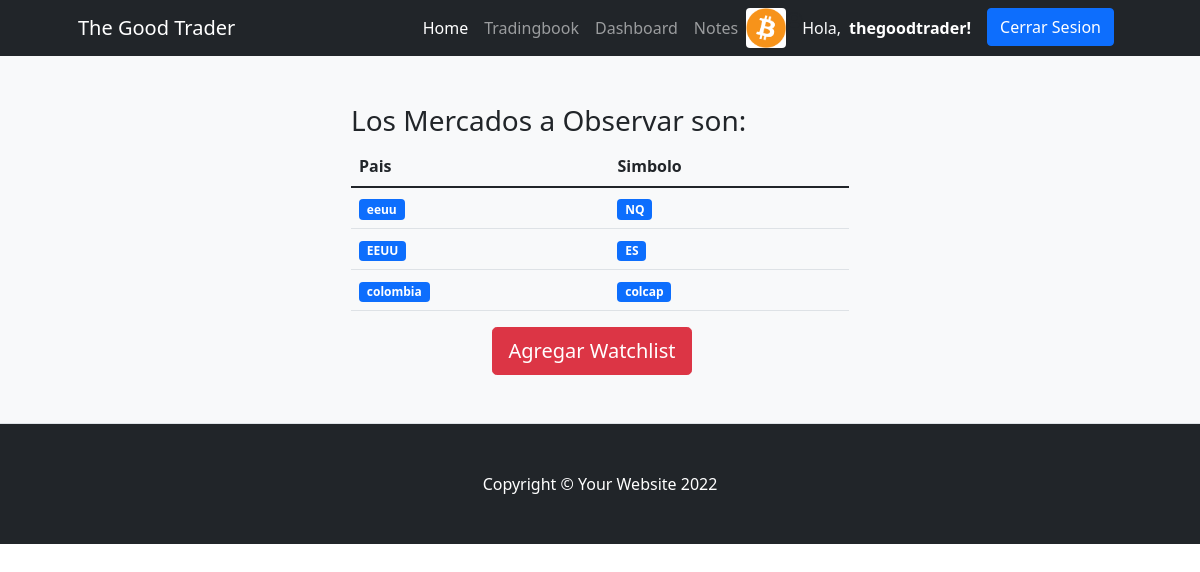
/markets/ (signed in), run on the app's committed database.
### tradingbookapp/models.py (models this page shows)
class Avatar(models.Model):
    usuario = models.OneToOneField(User, on_delete=models.CASCADE)
    imagen = models.ImageField(upload_to='avatar/',blank=True,null=True)

class  Market(models.Model):
    pais = models.CharField("pais a donde pertenece",max_length=30)
    simbolo = models.CharField("Simbolo a observar",max_length=30)

### tradingbookapp/views.py (the view)
# urls.py: path('markets/',views.Markets,name="Markets"),
def Markets(request):
    markets = Market.objects.all()
    ctx = {'markets':markets}
    return render(request,'tradingbookapp/markets.html',ctx)

### tradingbookapp/templates/tradingbookapp/markets.html (shortened to what this page needs)
{% extends "tradingbookapp/base.html" %}
{%block contenidopagina%}
<section class="bg-light py-5 border-bottom">
    <div class="container px-5">
        <div class="row gx-5 justify-content-center">
            <div class="col-lg-6">
                <h3>Los Mercados a Observar son:</h3>
                <table class="table">
                    <thead>
                        <th scope="col">Pais</th>
                        <th scope="col">Simbolo</th>
                    </thead>
                    <ul class= "list-group list-group-numbered">
                        {% for market in markets  %}
                        <tr>
                            <td><span class= "badge bg-primary rounded-pill>">{{market.pais}}</td></span>
                            <td><span class= "badge bg-primary rounded-pill>">{{market.simbolo}}</td></span>
                        </tr>
                        {% endfor %}
                    </ul>
                </table>
                <div class="d-grid gap-3 d-sm-flex justify-content-sm-center">
                    <a class="btn btn-danger btn-lg px-3 me-sm-3" href="{%url 'crear_mercados' %}">Agregar Watchlist</a>
                </div>
            </div>
        </div>
    </div>
</section>
{%endblock%}

### tradingbookapp/templates/tradingbookapp/base.html (shortened to what this page needs)
{% load static %}
<!DOCTYPE html>
<html lang="en">
    <head>
        <link href="https://cdn.jsdelivr.net/npm/bootstrap-icons@1.4.1/font/bootstrap-icons.css" rel="stylesheet" />
        <link href="{% static 'css/styles.css' %}"  rel="stylesheet" />
    </head>
    <body>
        <nav class="navbar navbar-expand-lg navbar-dark bg-dark">
            <div class="container px-5">
                <a class="navbar-brand" href="{%url 'Home' %}">The Good Trader</a>
                <div class="collapse navbar-collapse" id="navbarSupportedContent">
                    <ul class="navbar-nav ms-auto mb-2 mb-lg-0">
                        <li class="nav-item"><a class="nav-link active" aria-current="page" href="{%url 'Home' %}">Home</a></li>
                        <li class="nav-item"><a class="nav-link" href="{%url 'Trades' %}">Tradingbook</a></li>
                        <li class="nav-item"><a class="nav-link" href="{%url 'Dashboard' %}">Dashboard</a></li>
                        <li class="nav-item"><a class="nav-link" href="{%url 'Notes' %}">Notes</a></li>
                        {% if user.is_authenticated%}
                            <img class ="rounded" src={{user.avatar.imagen.url}} alt="" srcset="" style = "height:40px;">
                            <i class = "bi bi-person-circle"></i>
                            <li class="nav-item" href="{%url 'Profile' %}" ><p class="text-light my-2"> Hola,</p></li>
                            <li class="nav-item"><a class="nav-link active" aria-current="page" href="{%url 'Profile' %}"> <b>{{user.username}}!</b></a></li>
                            <li class="nav-item"><a class="btn btn-primary mx-2" href="{% url 'Logout'%}">Cerrar Sesion</a></li>
                        {% else %}
                            <li class="nav-item"><a class="btn btn-outline-light mx-2" href="{%url 'Login' %}">Iniciar Sesion</a></li>
                            <li class="nav-item"><a class="btn btn-primary mx-2" href="{%url 'Register' %}">Regístrese</a></li>
                        {% endif %}
                    </ul>
                </div>
            </div>
        </nav>
        {% block contenidopagina %}
        {% endblock %}
        <footer class="py-5 bg-dark">
            <div class="container px-5"><p class="m-0 text-center text-white">Copyright &copy; Your Website 2022</p></div>
        </footer>
    </body>
</html>

### data on the page
Market: pais "eeuu", simbolo "NQ"
Market: pais "EEUU", simbolo "ES"
Market: pais "colombia", simbolo "colcap"

### other printed values
{{ user.username }} "thegoodtrader"
